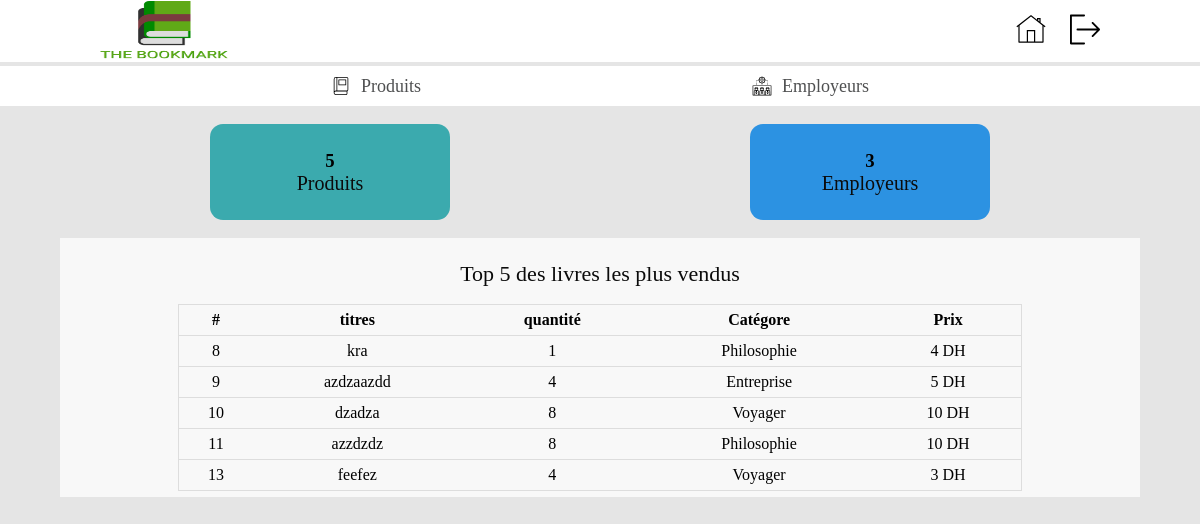
Page /brief_4_PHP/dashboard.php on the committed database.
### tables this page shows
CREATE TABLE `products` (
  `id` int(11) NOT NULL,
  `titres` varchar(30) NOT NULL,
  `categore` varchar(20) NOT NULL,
  `quantite` int(11) NOT NULL,
  `prix` int(11) NOT NULL,
  `name_image` varchar(250) NOT NULL
);

### brief_4_PHP/dashboard.php (the view, shortened to what this page needs)
<?php
include "cennect_data_base.php";
$reading_data ="SELECT * FROM  products";
$reading_data_employe   ="SELECT * FROM  employe";
$result = mysqli_query($conn, $reading_data);
$result_1 = mysqli_query($conn, $reading_data_employe);
$row_cnt = 1;
?>
<!DOCTYPE html>
<html lang="en">
<head>
    <link rel="stylesheet" href="./css/index.css">
    <link rel="stylesheet" href="https://cdnjs.cloudflare.com/ajax/libs/font-awesome/4.7.0/css/font-awesome.min.css">
</head>
<body>
    <header class="header_desktop">
     <img src="img/logo_1.png" alt="" class="logo">
        <nav class="navigation">
            <a href="dashboard.php"aria-label="Facebook" ><img src="img/icon/icons8-home.svg" alt=""></a>
            <a href="logout.php"aria-label="Facebook" ><img src="img/icon/logout.svg" alt=""></a>
        </nav>
    </header>
    <hr>
     <section class="content">
          <a href="produits.php"aria-label="Facebook" ><img src="img/icon/book.svg" alt=""> <p>Produits</p></a>
         <a href="Employeurs.php"aria-label="Facebook" ><img src="img/icon/employer.svg" alt=""><p>Employeurs</p></a>
     </section>
     <section class="content_statistic_1">
          <div id="card_1" class="card_statistic ">
               <h3> <?php echo mysqli_num_rows($result); ?></h3>
               <p>Produits</p>
          </div>
          <div id="card_3" class="card_statistic">
               <h3><?php echo mysqli_num_rows($result_1); ?></h3>
               <p>Employeurs</p>
          </div>
     </section>
     <section class="content_statistic_2">
          <div    class="statistic_table">
               <p>Top 5 des livres les plus vendus</p>
               <div style="overflow-x:scroll;">
               <table>
                    <thead>
                    <tr>
                         <th>#</th>
                        <th>titres</th>
                        <th>quantité</th>
                        <th>Catégore</th>
                        <th>Prix</th>
                    </tr>
                    </thead>
                    <tbody>
                    <?php if(mysqli_num_rows($result)>0): ?>
                    <?php while ($product = mysqli_fetch_array($result)) { ?>
                        <?php if($row_cnt <6): ?>
                     <tr>
                         <td><?php echo$product['id'] ; ?></td>
                         <td><?php echo$product['titres'] ; ?></td>
                         <td><?php echo$product['quantite'] ; ?></td>
                         <td><?php echo$product['categore'] ; ?></td>
                         <td><?php echo$product['prix'] ; ?> DH</td>
                     </tr>
                     <?php $row_cnt++ ; ?>
                     <?php endif ; ?>
                     <?php
                    }?>
                    <?php endif ; ?>
                     </tbody>
                </table>
            </div>
          </div>
     </section>
</body>
</html>

### brief_4_PHP/css/index.css (style rules this page uses)
* { margin:0; padding:0; box-sizing:border-box; }
body { min-height: 100vh; background-color:#E5E5E5 ; }
header { background-color:#FFFFFF ; width: 100%; display: flex; justify-content: space-between; align-items: center; padding: 1px 100px; flex-wrap: wrap; }
.logo { width: 8em; height: 3.75em; }
nav a { padding-left: 20px; text-decoration: none; color: #000000; }
nav a img { width: 30px; height: 47px; }
hr { height:4px; background-color:#E5E5E5; border-width: 0px; }
.content { display: flex; justify-content: space-evenly; background-color:white; }
.content a { display: flex; align-items: center; justify-content: center; text-decoration: none; color: #4F5051; }
.content a img { width: 20px; height: 40px; margin-right: 10px; }
.content a p { font-family: 'EB Garamond' , Bold; font-size: 18px; }
.content_statistic_1 { padding: 1.5% 0%; display: flex; justify-content: space-around; flex-wrap: wrap; flex-direction: row; align-items: center; margin: 0% 5%; }
.card_statistic { display: flex; flex-direction: column; flex-wrap: wrap; justify-content: center; align-items: center; width: 15em; height: 6em; border-radius: 13px; }
#card_1 { background-color: #3BAAAE; }
#card_3 { background-color: #2C92E2 ; }
.card_statistic p { color: #0b0b0b; font-family: 'EB Garamond' , Bold; font-size: 20px; }
.content_statistic_2 { padding:0.5% 1%; display: flex; justify-content: space-around; flex-wrap: wrap; flex-direction: row; align-items: center; background-color: #ffffffc0; margin: 0% 5%; }
.statistic_table { width: 80%; }
.statistic_table p { color: #0b0b0b; font-family: 'EB Garamond' , Bold; font-size: 22px; text-align: center; padding: 2%; }
th, td { padding: 6px; text-align: center; border-bottom: 1px solid #ddd; }
table { border: 1.5px solid #ddd; border-collapse: collapse; width: 100%; }
a { text-decoration: none; }

### rows in the picture
products: id "8", titres "kra", quantite "1", categore "Philosophie", prix "4"
products: id "9", titres "azdzaazdd", quantite "4", categore "Entreprise", prix "5"
products: id "10", titres "dzadza", quantite "8", categore "Voyager", prix "10"
products: id "11", titres "azzdzdz", quantite "8", categore "Philosophie", prix "10"
products: id "13", titres "feefez", quantite "4", categore "Voyager", prix "3"

### other values in the picture
mysqli_num_rows($result) "5"
mysqli_num_rows($result_1) "3"
